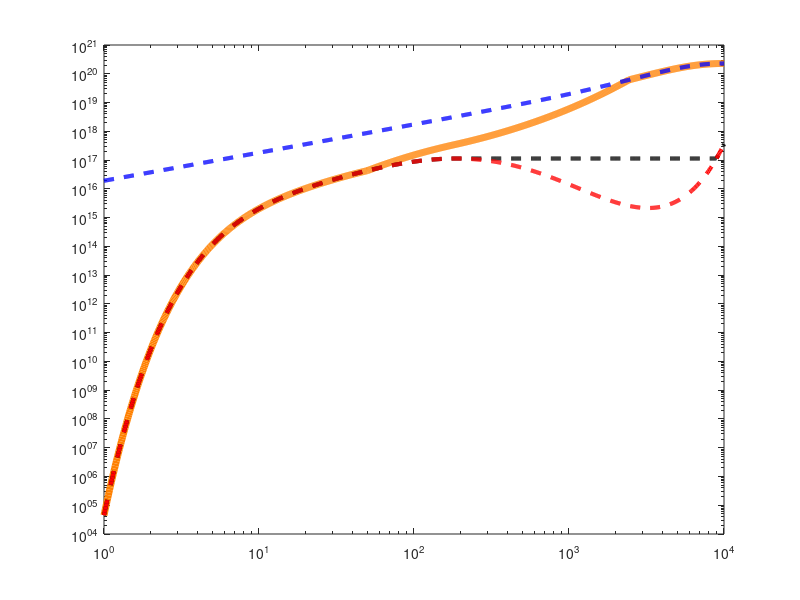

The MATLAB script that drew this image: (Note: this script raises an error after producing the figure.)

clear all; clc;


% Choose planet: 0 - Earth, 1 - Venus, 2 - Mars

planet         = 1;

% Impactor typical parameters
rho_imp        = 2700.000;    % Impactor density [kg/m^3]
vrel_vesc      = 3.0;         % Typical impact velocity ratio v/v_esc
b              = sin(deg2rad(45));  % Impact Angle is 45 degree

pival          = pi; % Pi [non-dim.]
G              = 6.67384e-11; % Gravitational constant [m^/(kg s^2)]


% AIRBURST for Shuvalov
use_AB         = true;     % Set to true to use Airburst for Shuvalov


% COMPOSITE Scheme Limits
iminc = 50e3; % [meters] Below this radius value, pure Shuvalov model
imaxc = 2443e3; % [meters] Above this radius value, pure Kegerreis model




% Physical parameters of Earth as target body
if planet==0
    M_p        = 5.9736e24;   % Earth mass [kg]
    R_p        = 6.3781e6;    % Earth radius [m]
    rho_mean_p = 5515.000;    % Mean density of planet [kg/m^3]
    rho_p      = 2900.000;    % Density of crust [kg/m^3] (assumes that basaltic crust is target material)
    M_at       = 5.100e18;    % Earth atmosphere mass [kg]
    rho_atm    = 1.217;       % Surface density of Earth's atmosphere [kg/m^3]
    height_atm = 8500.0;      % Scale height of Earth atmosphere [m]
    mu         = 29;          % molecular mass of (N2 + O2) atmosphere [non-dim.]

    M_N2  = M_at * 0.7808;
    M_H2O  = M_at * 0.01;
    M_CO2 = M_at * 0.0004;


end


% Physical parameters of Venus as target body
if planet==1
    M_p        = 4.8685e24;   % Venus mass [kg]
    R_p        = 6.0518e6;    % Venus radius [m]
    rho_mean_p = 5204.000;    % Mean density of planet [kg/m^3]
    rho_p      = 2900.000;    % Density of crust [kg/m^3] (assumes that basaltic crust is target material)
    M_at       = 3.4e20;      % Venus atmosphere mass [kg]
    rho_atm    = 64.790;      % 50.000;       %64.790;      % Surface density of Venus' atmosphere [kg/m^3]
    height_atm = 15900.0;     % 18900.0;       %15900.0;     % Scale height of Venus atmosphere [m]
    mu         = 44;          % molecular mass of pure CO2 atmosphere [non-dim.]

    M_N2  = M_at * 0.0000;
    M_H2O  = M_at * 0.0000;
    M_CO2 = M_at * 1.0000;


end

% Physical parameters of Mars as target body
if planet==2
    M_p        = 0.64171e24;   % Mars mass [kg]
    R_p        = 3.3962e6;    % Mars radius [m]
    rho_mean_p = 3933.000;    % Mean density of planet [kg/m^3]
    rho_p      = 2900.000;    % Density of crust [kg/m^3] (assumes that crust is target material)
    M_at       = 2.5e18;           %2.5e16     % Mars atmosphere mass [kg]
    rho_atm    = 1.2;           %0.020;      % Surface density of Mars' atmosphere [kg/m^3]
    height_atm = 14100.0;      %11100.0;     % Scale height of Mars atmosphere [m]
    mu         = 44;          % molecular mass of pure CO2 atmosphere [non-dim.]

    M_N2  = M_at * 0.027;
    M_H2O  = M_at * 0.000;
    M_CO2 = M_at * 0.9500;


end



height_atm_current_val = height_atm;
rho_atm_current = rho_atm;

%factor to vary composition for Kegerrreis law.
factorcomp=   1.00; %0.3 %1.00




% ================= Radius Ragne =================


% Choose the minimum and maximum impactor radius [meters]
radius_min = 1000;
radius_max = 10e6;

% Range of Impactor Radii [m]
R = logspace(log10(radius_min), log10(radius_max), 1000)';
num_pts = length(R);





% ================== Plot Config ====================

    % Figure size (inches)
    fig_width  = 18; % Default is 10
    fig_height = 12;  % Default is 14

    % Plot Style
    plot_lw    = 5;      % LineWidth for plots
    border_lw  = 1.5;    % LineWidth for axes border
    legend_fs  = 18;     % FontSize for legends
    axes_fs    = 28;     % FontSize for axes labels

    % Export Settings
    export_format = 'png'; % 'svg' or 'png'
    export_dpi    = 300;   % DPI for PNG export


% =======================================================





M_loss_comp = zeros(num_pts,1);
M_loss_ke = zeros(num_pts,1);
M_loss_S_frag_AB = zeros(num_pts,1);
M_loss_S_frag_AB_extrap = zeros(num_pts,1);
M_imp = zeros(num_pts,1);
xi = zeros(num_pts,1);
chi = zeros(num_pts,1);



% Mass of atmosphere above tangent plane [kg]
% the maximum atmospheric mass that they can eject in a single impact is given by all the mass above the tangent plane,
% which is H/2R of the total atmosphere, where H is the scale height, and R is the radius of the planet (Schlichting+ 2015)
m_tan         = M_at*height_atm_current_val/(2.000*R_p);





for i = 1:num_pts
    % 1. Impactor Mass
    M_imp(i) = 4/3 * pival * R(i)^3 * rho_imp;

    % Mutual escape velocity [m/s]
    v_esc = sqrt(2*G*(M_p+M_imp(i))/(R_p+R(i)));

    % Impact velocity [m/s]
    v = vrel_vesc * v_esc;




    % =======================================================
    % A: Shuvalov (2009, 2010) + Airburst [Shuvalov (2014)]
    % =======================================================



    % Impact efficiency [non-dim.] (Shuvalov's eq. (2))
    xi(i) = (2.000*R(i))^3*rho_imp*rho_p*(v^2-v_esc^2)/(height_atm_current_val^3*rho_atm_current*v_esc^2*(rho_p+rho_imp));
    % xi(i) = max(xi(i), 1000); % Without this threshold the plot looks weird

    % Polynomial fit [non-dim.]
    chi(i) = 10^(-6.375+5.239*log10(xi(i))-2.121*(log10(xi(i))^2)+0.397*(log10(xi(i))^3)-0.037*(log10(xi(i))^4)+0.0013*(log10(xi(i))^5));

    % Atmospheric mass loss [kg]
    M_loss = chi(i) * M_imp(i) * ((v^2-v_esc^2)/v_esc^2);

    % Airbursts
    Hhalf = -1.4*height_atm_current_val* log(0.5*(1/height_atm_current_val)*5.5*(2.000*R(i))*(rho_imp/rho_atm_current)^0.5); % [Eq (7) in Shuvalov+ 2014]
    Hfr   = -1.4*height_atm_current_val* log(0.5*(1/height_atm_current_val)*3.5*(2.000*R(i))*(rho_imp/rho_atm_current)^0.5); % [Eq (8) in Shuvalov+ 2014]

    Vlim  = (15+0.2*height_atm_current_val/1000); % [km] [Eq (10) in Shuvalov+ 2014]
    Vlim  = max(Vlim, 0); % Vlim shouldn't be negative


    M_loss_AB = M_imp(i)*5.5*0.001*(2.000*R(i)/height_atm_current_val)*((rho_imp/1000)^0.5)*(((v/1000)-Vlim)^2.); % [From eq (9) in Shuvalov+ 2014]

    M_loss_fr = 10^((log10(M_loss_AB)-log10(M_loss))/(Hfr-Hhalf)*(Hfr)+log10(M_loss)); % [ From eq (11) in Shuvalov+ 2014]

    if use_AB

        %  If Hhalf > 0 the impact is regarded as aerial burst,
        %  and Eqs. (9) and (10) are used to work out how much atmosphere is eroded (Shuvalov+, 2014)
        if(Hhalf > 0)
            M_loss_S_frag_AB(i) = M_loss_AB;

        % Estimates for impacts of fragmented projectiles (Hhalf < 0; Hfr > 0) are obtained from (11) (Shuvalov+, 2014)
        elseif(Hhalf < 0) && (Hfr > 0)

            M_loss_S_frag_AB(i) = M_loss_fr;
        else

            M_loss_S_frag_AB(i) = M_loss;
        end

    else
        M_loss_S_frag_AB(i) = M_loss;

    end

    % Tangent Plane limit for Shuvalov
    if M_loss_S_frag_AB(i) > m_tan
        M_loss_S_frag_AB(i) = m_tan;
    end

    % EXTRAPOLATION
    M_loss_S_frag_AB_extrap(i) = M_loss_S_frag_AB(i);

    if i > 1 && M_loss_S_frag_AB_extrap(i) < M_loss_S_frag_AB_extrap(i-1)
        M_loss_S_frag_AB_extrap(i) = M_loss_S_frag_AB_extrap(i-1);
    end




    % ==========================================================
    % Kegerreis (2020)
    % ==========================================================

    d_cap = (R_p+R(i))*(1-b); % Height of caps [m]
    V_cap_imp = pival/3.*d_cap^2*(3.*R(i)-d_cap);  % Calculate volume of impactor cap [m^3]
    V_cap_tar = pival/3.*d_cap^2*(3.*R_p-d_cap);  % Calculate volume of target cap [m^3]
    V_p       = 4./3.*pival*R_p^3; % Calculate volume of target body [m^3]
    V_imp     = 4./3.*pival*R(i)^3; % Calculate volume of impactor body [m^3]

    V_cap_imp(d_cap >= 2.*R(i)) = V_imp (d_cap >= 2.*R(i)); % When d_cap >= Impactor_diameter, Impactor_volume_cap = Impactor_volume ;
    V_cap_tar(d_cap >= R_p) = V_p; % When d_cap >= Planet_diameter, Planet_volume_cap = Planet_volume (This limit is probably unnecessary for our use case);

    f_M       = (rho_mean_p*V_cap_tar+rho_imp*V_cap_imp)/(rho_mean_p*V_p+rho_imp*V_imp);  % Calculate fractional interacting mass [non-dim.]
    M_tot     = M_imp(i)+M_p;  % Total mass involved in collision [kg]

    X_frac = factorcomp * 0.64*( (v/v_esc)^2. * (M_imp(i)/M_tot)^(0.5) * (rho_imp/rho_mean_p)^(0.5)*f_M)^(0.65); % Fraction of eroded atmosphere [non-dim.] (eq. 1)

    % Set upper limit
    if(X_frac > 1.000)
        X_frac = 1.000;
    end

    M_loss_ke(i) = X_frac * M_at;

    % ==========================================================
    % Composite Scheme
    % ==========================================================

    if (R(i) < iminc)
        M_loss_comp(i) = M_loss_S_frag_AB_extrap(i);
    elseif (R(i) > imaxc)
        M_loss_comp(i) = M_loss_ke(i);
    else
        M_loss_comp(i) = 10^((log10(M_loss_ke(i))-log10(M_loss_S_frag_AB_extrap(i)))/(log10(imaxc)-log10(iminc))*(log10(R(i))-log10(iminc))+log10(M_loss_S_frag_AB_extrap(i)));
    end
end






if use_AB

     shuv_label = 'Shuvalov + Airburst';

     file_name = 'Impactor_Radius_vs_Erosion_AB';

else
     shuv_label = 'Shuvalov';
     file_name = 'Impactor_Radius_vs_Erosion';
end



% ==========================================================
% Plotting Export Logic
% ==========================================================
if strcmp(export_format, 'svg')
    export_ext = '.svg';
    export_driver = '-dsvg';
    export_res = '-painters';
    bg_color = 'none';
else
    export_ext = '.png';
    export_driver = '-dpng';
    export_res = ['-r', num2str(export_dpi)];
    bg_color = 'w';
end




% ==========================================================
% Plot
% ==========================================================
figure('Name', 'Impactor Radius vs Erosion');

% Convert Radius to km for X-axis
R_km = R / 1000;

% Plot individual and composite models
loglog(R_km, M_loss_comp, '-','Color', [1 0.5 0], 'LineWidth', plot_lw);
hold on;
loglog(R_km, M_loss_S_frag_AB_extrap, 'k--', 'LineWidth', plot_lw-2);
loglog(R_km, M_loss_S_frag_AB, 'r--', 'LineWidth', plot_lw-2);
loglog(R_km, M_loss_ke, 'b--', 'LineWidth', plot_lw-2);

% Transition boundaries
xline(iminc/1000, 'k:', 'LineWidth', plot_lw-2, 'LabelVerticalAlignment', 'bottom','Label', iminc/1000 + " km",'FontSize', 30);
xline(imaxc/1000, 'k:', 'LineWidth', plot_lw-2, 'LabelVerticalAlignment', 'bottom', 'Label', imaxc/1000 + " km", 'FontSize', 30);

xlabel('Impactor Radius (km)', 'FontWeight', 'bold');
ylabel('Atmospheric Mass Loss (kg)', 'FontWeight', 'bold');
title('Impactor Radius vs Atmospheric Erosion', 'FontWeight', 'bold');
legend('Composite', 'Linear-Extrapolation for Shuvalov', shuv_label, 'Kegerreis et al.', 'Location', 'northwest', 'FontSize', legend_fs, 'FontWeight', 'bold', 'Color', 'none');
grid on;

% Axis Style
set(gca, 'FontSize', axes_fs, 'FontWeight', 'bold', 'LineWidth', border_lw, 'Box', 'on');

% Transparency and Sizing
set(gcf, 'Units', 'inches', 'Position', [1, 1, fig_width, fig_height]);
set(gcf, 'PaperUnits', 'inches', 'PaperPosition', [0, 0, fig_width, fig_height]);
set(gcf, 'PaperSize', [fig_width, fig_height]);
set(gcf, 'Color', bg_color); set(gca, 'Color', bg_color);
set(gcf, 'InvertHardcopy', 'off');
set(gcf, 'Renderer', 'painters');

% Export Configured Format
print(gcf, [file_name, export_ext], export_driver, export_res);




% ==========================================================
% Plot 2: xi vs chi
% ==========================================================
figure('Name', 'xi vs chi');

loglog(xi, chi, 'b-', 'LineWidth', plot_lw);
xlabel('\xi', 'FontWeight', 'bold');
ylabel('\chi', 'FontWeight', 'bold');
title('\xi vs \chi', 'FontWeight', 'bold');
xlim([0.001 1000000]);
ylim([1e-6 0.1]);
grid on;

% Axis Style
set(gca, 'FontSize', axes_fs, 'FontWeight', 'bold', 'LineWidth', border_lw, 'Box', 'on');

% Transparency and Sizing
set(gcf, 'Units', 'inches', 'Position', [1, 1, fig_width, fig_height]);
set(gcf, 'PaperUnits', 'inches', 'PaperPosition', [0, 0, fig_width, fig_height]);
set(gcf, 'PaperSize', [fig_width, fig_height]);
set(gcf, 'Color', bg_color); set(gca, 'Color', bg_color);
set(gcf, 'InvertHardcopy', 'off');
set(gcf, 'Renderer', 'painters');

% Export Configured Format
print(gcf, ['xi_vs_chi', export_ext], export_driver, export_res);
